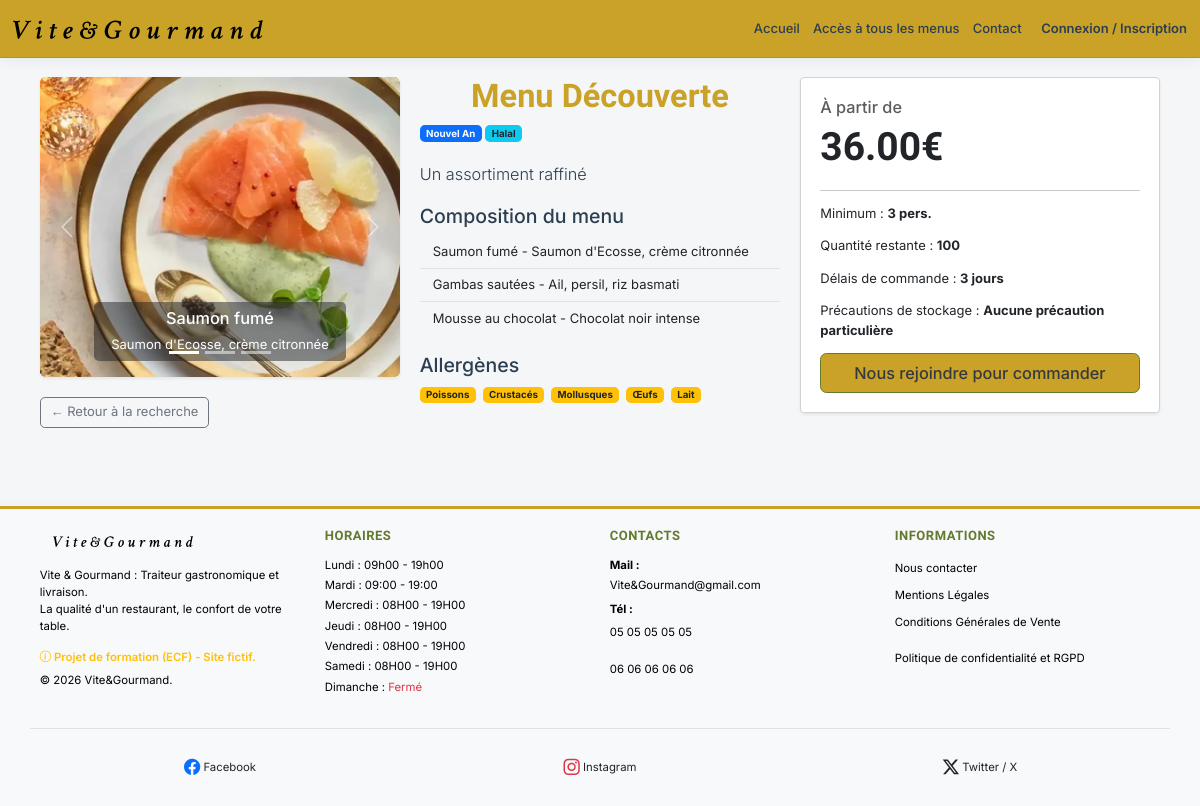
/public/index.php?page=details-menu&menu_id=1, run on the app's committed database.
### tables this page shows
CREATE TABLE
  `vg_plat` (
    `plat_id` int (11) NOT NULL,
    `titre_plat` varchar(50) NOT NULL,
    `description_plat` varchar(255) DEFAULT NULL,
    `photo` varchar(255) DEFAULT NULL,
    `categorie` varchar(50) DEFAULT NULL,
    `is_active` tinyint (1) DEFAULT 1
  );

CREATE TABLE
  `vg_menu` (
    `menu_id` int (11) NOT NULL,
    `titre` varchar(50) NOT NULL,
    `nombre_personne_minimum` int (11) DEFAULT 15,
    `prix_par_personne` double NOT NULL,
    `description_menu` varchar(100) NOT NULL,
    `quantite_restante` int (11) NOT NULL,
    `theme_id` int (11) DEFAULT NULL,
    `regime_id` int (11) DEFAULT NULL,
    `delai_commande` int (11) DEFAULT 0,
    `conditions_stockage` text DEFAULT NULL,
    `is_active` tinyint (1) NOT NULL DEFAULT 1
  );

CREATE TABLE
  `vg_theme` (
    `theme_id` int (11) NOT NULL,
    `libelle` varchar(50) NOT NULL
  );

CREATE TABLE
  `vg_regime` (
    `regime_id` int (11) NOT NULL,
    `libelle` varchar(50) NOT NULL
  );

CREATE TABLE
  `vg_allergene` (
    `allergene_id` int (11) NOT NULL,
    `libelle` varchar(50) NOT NULL
  );

CREATE TABLE
  `vg_horaire` (
    `horaire_id` int (11) NOT NULL,
    `jour` varchar(50) NOT NULL,
    `heure_ouverture` varchar(50) DEFAULT NULL,
    `heure_fermeture` varchar(50) DEFAULT NULL
  );

### app/Controllers/UserController/MenuController.php (called while the page is built, shortened)
<?php
class MenuController
{
    public static function showMenuDetails(\PDO $db)
    {
        $canOrder = (isset($_SESSION['role_id']) && (int)$_SESSION['role_id'] === ROLE_USER);
        $menuID = isset($_GET['menu_id']) ? (int)$_GET['menu_id'] : 0;
        $result = MenuManager::get($db, $menuID);
        $menu = !empty($result) ? $result[0] : false;
        $plats = MenuManager::getPlatsByMenuId($db, $menuID);
        $allergenes = MenuManager::getAllergenesByMenuId($db, $menuID);
        require_once ROOT_PATH . '/app/Views/layout/header.php';
        require_once ROOT_PATH . '/app/Views/user/detail.menu.view.php';
        require_once ROOT_PATH . '/app/Views/layout/footer.php';
    }
}

### public/index.php (called while the page is built, shortened)
<?php
require_once ROOT_PATH . '/app/Autoloader.php';
$db = (new Database())->connect();
$controllerClass = $route['class'];
$action = $route['action'];
$params = [$db];
$controllerClass::$action(...$params);

### app/Managers/MenuManager.php (called while the page is built, shortened)
<?php
class MenuManager
{
    public static function get(\PDO $db, ?int $id = null, array $filters = [], bool $format = false)
    {
        try {
            $sql = "SELECT vg_menu.*, vg_theme.libelle as theme_libelle, vg_regime.libelle as regime_libelle,
            delai_commande, conditions_stockage, vg_plat.plat_id,
 vg_plat.titre_plat, vg_plat.photo, vg_plat.categorie
        FROM vg_menu
        LEFT JOIN vg_theme ON vg_menu.theme_id = vg_theme.theme_id
        LEFT JOIN vg_regime ON vg_menu.regime_id = vg_regime.regime_id
        LEFT JOIN vg_menu_plat ON vg_menu.menu_id = vg_menu_plat.menu_id
        LEFT JOIN vg_plat ON vg_menu_plat.plat_id = vg_plat.plat_id
        WHERE 1=1
        AND vg_menu.is_active = 1";
            $params = [];
            if ($id !== null) {
                $sql .= " AND vg_menu.menu_id = :id";
                $params['id'] = $id;
            }
            $sql .= " ORDER BY vg_menu.titre ASC";
            $stmt = $db->prepare($sql);
            $stmt->execute($params);
            $rawResults = $stmt->fetchAll(\PDO::FETCH_ASSOC);
            return $rawResults;
        } catch (\PDOException $e) {
            error_log("ERREUR MenuManager::get() : " . $e->getMessage());
            return false;
        }
    }
    public static function getPlatsByMenuId(\PDO $db, int $menu_id)
    {
        try {
            $sql = "SELECT vg_plat.*
            FROM vg_plat
            JOIN vg_menu_plat ON vg_plat.plat_id = vg_menu_plat.plat_id
             WHERE vg_menu_plat.menu_id = :menu_id";
            $stmt = $db->prepare($sql);
            $stmt->execute(['menu_id' => $menu_id]);
            return $stmt->fetchAll(\PDO::FETCH_ASSOC);
        } catch (\PDOException $e) {
            error_log("Erreur lors de la récupération des plats : " . $e->getMessage());
            return false;
        }
    }
    public static function getAllergenesByMenuId(\PDO $db, int $menu_id)
    {
        try {
            $sql = "SELECT DISTINCT vg_allergene.*
        FROM vg_menu
        JOIN vg_menu_plat ON vg_menu.menu_id = vg_menu_plat.menu_id
        JOIN vg_allergene_plat ON vg_menu_plat.plat_id = vg_allergene_plat.plat_id
        JOIN vg_allergene ON vg_allergene_plat.allergene_id = vg_allergene.allergene_id
        WHERE vg_menu.menu_id = :menu_id";
            $stmt = $db->prepare($sql);
            $stmt->execute(['menu_id' => $menu_id]);
            return $stmt->fetchAll(\PDO::FETCH_ASSOC);
        } catch (\PDOException $e) {
            error_log("Erreur lors de la récupération des allergènes : " . $e->getMessage());
            return false;
        }
    }
}

### app/Autoloader.php (called while the page is built, shortened)
<?php
class Autoloader
{
    public static function register()
    {
        spl_autoload_register(function ($class) {
            $class = str_replace('App\\', '', $class);
            $path = __DIR__ . '/' . str_replace('\\', '/', $class) . '.php';
        });
    }
}

### app/Models/Timetable.php (called while the page is built, shortened)
<?php
class Timetable
{
    public function __construct(
        int $timetable_id,
        string $jour,
        ?string $heure_ouverture,
        ?string $heure_fermeture
    ) {
        $this->jour = $jour;
        $this->heure_ouverture = $heure_ouverture;
        $this->heure_fermeture = $heure_fermeture;
    }
    public static function ShowTimetable(\PDO $db, array $timetables = [])
    {
        try {
            $stmt = $db->query("SELECT * FROM vg_horaire");
            $timetables = [];
            while ($row = $stmt->fetch(\PDO::FETCH_ASSOC)) {
                $timetables[] = new Timetable(
                    (int)$row['horaire_id'],
                    $row['jour'],
                    $row['heure_ouverture'],
                    $row['heure_fermeture']
                );
            }
            return $timetables;
        } catch (\PDOException $e) {
            error_log("Erreur lors de la récupération des horaires : " . $e->getMessage());
            return [];
        }
    }
}

### app/Views/user/detail.menu.view.php (the view, shortened to what this page needs)
<div class="content-wrapper container py-4">
    <div class="row">
        <div class="col-lg-4 col-md-12 mb-4">
            <div id="menuCarousel" class="carousel slide" data-bs-ride="carousel">
                <div class="carousel-indicators">
                    <?php foreach ($plats as $index => $plat): ?>
                        <button type="button" data-bs-target="#menuCarousel"
                            data-bs-slide-to="<?= $index ?>"
                            class="<?= $index === 0 ? 'active' : '' ?>">
                        </button>
                    <?php endforeach; ?>
                </div>
                <div class="carousel-inner rounded shadow-sm">
                    <?php foreach ($plats as $index => $plat): ?>
                        <div class="carousel-item <?= $index === 0 ? 'active' : '' ?>">
                            <img src="<?= !empty($plat['photo']) ? htmlspecialchars($plat['photo']) : 'assets/img/plats/default.webp' ?>"
                                class="d-block w-100 rounded"
                                style="height: 300px; object-fit: cover;"
                                alt="<?= htmlspecialchars($plat['titre_plat'] ?? 'Plat sans nom') ?>">
                            <div class="carousel-caption d-none d-md-block bg-dark bg-opacity-50 rounded p-2">
                                <h5><?= htmlspecialchars($plat['titre_plat']) ?></h5>
                                <p class="m-0"><?= htmlspecialchars($plat['description_plat']) ?></p>
                            </div>
                        </div>
                    <?php endforeach; ?>
                </div>
                <button class="carousel-control-prev" type="button" data-bs-target="#menuCarousel" data-bs-slide="prev">
                    <span class="carousel-control-prev-icon"></span>
                </button>
                <button class="carousel-control-next" type="button" data-bs-target="#menuCarousel" data-bs-slide="next">
                    <span class="carousel-control-next-icon"></span>
                </button>
            </div>
            <div class="mt-4">
                <a href="index.php?page=search" class="btn btn-outline-secondary">&larr; Retour à la recherche</a>
            </div>
        </div>
        <div class="col-lg-4 col-md-6 mb-4">
            <h1 class="fw-bold"><?= htmlspecialchars($menu['titre']) ?></h1>
            <span class="badge bg-primary"><?= htmlspecialchars($menu['theme_libelle'] ?? '') ?></span>
            <span class="badge bg-info text-dark"><?= htmlspecialchars($menu['regime_libelle'] ?? '') ?></span>
            <p class="mt-4 lead"><?= htmlspecialchars($menu['description_menu']) ?></p>
            <h4 class="mt-4">Composition du menu</h4>
            <ul class="list-group list-group-flush mb-4">
                <?php foreach ($plats as $plat): ?>
                    <li class="list-group-item bg-transparent"><?= htmlspecialchars($plat['titre_plat']) ?> - <?= htmlspecialchars($plat['description_plat']) ?></li>
                <?php endforeach; ?>
            </ul>
            <h4 class="mt-4">Allergènes</h4>
            <p>
                <?php if (!empty($allergenes)): ?>
                    <?php foreach ($allergenes as $a): ?>
                        <span class="badge bg-warning text-dark me-1"><?= htmlspecialchars($a['libelle']) ?></span>
                    <?php endforeach; ?>
                <?php else: ?>
                    Aucun allergène particulier.
                <?php endif; ?>
            </p>
        </div>
        <div class="col-lg-4 col-md-6 mb-4">
            <div class="card p-4 shadow-sm">
                <h5 class="text-muted">À partir de</h5>
                <h2 class="display-5 fw-bold"><?= number_format($menu['prix_par_personne'], 2) ?>€</h2>
                <hr>
                <p>Minimum : <strong><?= $menu['nombre_personne_minimum'] ?> pers.</strong></p>
                <p>Quantité restante : <strong><?= $menu['quantite_restante'] ?></strong></p>
                <?php if (!empty($menu['delai_commande']) && $menu['delai_commande'] > 0): ?>
                    <p>Délais de commande : <strong><?= htmlspecialchars($menu['delai_commande']) ?> jours</strong></p>
                <?php else: ?>
                    <p>Délais de commande : <strong>24h</strong></p>
                <?php endif; ?>
                <p>
                    Précautions de stockage :
                    <strong>
                        <?= !empty($menu['conditions_stockage']) ? htmlspecialchars($menu['conditions_stockage']) : 'Aucune précaution particulière' ?>
                    </strong>
                </p>
                <?php if ((int)($menu['quantite_restante'] ?? 0) <= 0): ?>
                    <button class="btn btn-secondary btn-lg w-100" disabled>
                        <i class="fa-solid fa-triangle-exclamation"></i> Rupture de stock
                    </button>
                <?php else: ?>
                    <a href="index.php?page=login&redirect=<?= urlencode('index.php?page=order-menu&menu_id=' . $menu['menu_id'] . '&step=0') ?>"
                        class="btn btn-primary btn-lg w-100">
                        Nous rejoindre pour commander
                    </a>
                <?php endif; ?>
            </div>
        </div>
    </div>
</div>

### app/Views/layout/footer.php (shortened to what this page needs)
<footer class="container-fluid mt-5 p-4 bg-light text-black">
    <div class="container">
        <div class="row row-30">
           <div class="col-md-3">
    <a class="navbar-brand d-inline-block py-1" href="?page=home">
        <img src="assets/img/others/Logo.svg" alt="Logo de la societé Vite & Gourmand" width="140" height="37">
    </a>
    <p class="mt-3 small">
        Vite & Gourmand : Traiteur gastronomique et livraison.<br>
        La qualité d'un restaurant, le confort de votre table.
    </p>
    <p class="small text-warning fw-semibold mb-2">
        <i class="bi bi-info-circle"></i> Projet de formation (ECF) - Site fictif.
    </p>
    <p class="rights small">© <span class="copyright-year">2026</span> Vite&Gourmand.</p>
</div>
            <div class="col-md-3">
                <h3>Horaires</h3>
                <ul class="list-unstyled small">
                    <?php
                    if (isset($db)) {
                        require_once ROOT_PATH . '/app/Models/Timetable.php';
                        $timetables = Timetable::ShowTimetable($db);
                        foreach ($timetables as $timetable): ?>
                            <li><?= htmlspecialchars($timetable->jour) ?> :
                                <?php
                                if (empty($timetable->heure_fermeture)): ?>
                                    <span class="text-danger-accessible">Fermé</span>
                                <?php else: ?>
                                    <?= htmlspecialchars($timetable->heure_ouverture ?? '') ?> - <?= htmlspecialchars($timetable->heure_fermeture ?? '') ?>
                                <?php endif; ?>
                            </li>
                    <?php endforeach;
                    }
                    ?>
                </ul>
            </div>
            <div class="col-md-3">
                <h3>Contacts</h3>
                <dl class="contact-list small">
                    <dt>Mail :</dt>
                    <dd><a href="mailto:vite&gourmand@gmail.com" class="text-black d-inline-block py-1">Vite&Gourmand@gmail.com</a></dd>
                    <dt>Tél :</dt>
                    <dd class="d-flex flex-column gap-2">
                        <a href="tel:0531053105" class="text-black d-inline-block py-2 text-decoration-none">05 05 05 05 05</a>
                        <a href="tel:0665066506" class="text-black d-inline-block py-2 text-decoration-none">06 06 06 06 06</a>
                    </dd>
                </dl>
            </div>
            <div class="col-md-3">
                <h3>Informations</h3>
                <ul class="nav-list list-unstyled small">
                    <li><a href="?page=contact" class="text-black d-block py-1">Nous contacter</a></li>
                    <li><a href="?page=mention" class="text-black d-block py-1">Mentions Légales</a></li>
                    <li><a href="?page=mention#cgv" class="text-black d-block py-1">Conditions Générales de Vente</a></li>
                </ul>
                <ul class="nav-list list-unstyled small">
                    <li><a href="?page=mention#rgpd" class="text-black d-block py-1">Politique de confidentialité et RGPD</a></li>
                </ul>
            </div>
        </div>
    </div>
    <div class="container mt-4 pt-4 border-top">
        <div class="row text-center">
            <div class="col">
                <a href="https://facebook.com" target="_blank" rel="noopener noreferrer" class="text-dark text-decoration-none small d-inline-flex align-items-center gap-1 py-2 px-2">
                    <i class="bi bi-facebook fs-5 text-primary"></i> Facebook
                </a>
            </div>
            <div class="col">
                <a href="https://instagram.com" target="_blank" rel="noopener noreferrer" class="text-dark text-decoration-none small d-inline-flex align-items-center gap-1 py-2 px-2">
                    <i class="bi bi-instagram fs-5 text-danger"></i> Instagram
                </a>
            </div>
            <div class="col">
                <a href="https://twitter.com" target="_blank" rel="noopener noreferrer" class="text-dark text-decoration-none small d-inline-flex align-items-center gap-1 py-2 px-2">
                    <i class="bi bi-twitter-x fs-5 text-dark"></i> Twitter / X
                </a>
            </div>
        </div>
    </div>
</footer>

### data on the page
vg_plat: photo (picture), titre_plat "Saumon fumé", description_plat "Saumon d'Ecosse, crème citronnée"
vg_plat: titre_plat "Gambas sautées", description_plat "Ail, persil, riz basmati"
vg_plat: titre_plat "Mousse au chocolat", description_plat "Chocolat noir intense"
vg_menu: titre "Menu Découverte", description_menu "Un assortiment raffiné", prix_par_personne "36.00", nombre_personne_minimum "3", quantite_restante "100", delai_commande "3", conditions_stockage "Aucune précaution particulière"
vg_theme: libelle "Nouvel An"
vg_regime: libelle "Halal"
vg_allergene: libelle "Poissons"
vg_allergene: libelle "Crustacés"
vg_allergene: libelle "Mollusques"
vg_allergene: libelle "Œufs"
vg_allergene: libelle "Lait"
vg_horaire: jour "Lundi", heure_ouverture "09h00", heure_fermeture "19h00"
vg_horaire: jour "Mardi", heure_ouverture "09:00", heure_fermeture "19:00"
vg_horaire: jour "Mercredi", heure_ouverture "08H00", heure_fermeture "19H00"
vg_horaire: jour "Jeudi", heure_ouverture "08H00", heure_fermeture "19H00"
vg_horaire: jour "Vendredi", heure_ouverture "08H00", heure_fermeture "19H00"
vg_horaire: jour "Samedi", heure_ouverture "08H00", heure_fermeture "19H00"
vg_horaire: jour "Dimanche", shows "Fermé"
